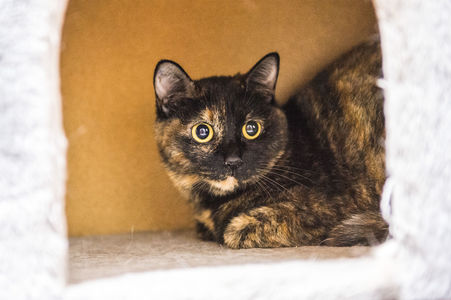
#> input picture day-097/cat.jpg, 451 x 300 px
$ python image-crop.py
#> lines starting #> are read from the running program, lines starting #| are printed output that depends on the picture
#!/usr/bin/env python3
# -*- coding: utf-8 -*-
"""
@author: 闲欢
"""
from PIL import Image

im = Image.open('cat.jpg')
#> im is the input picture: PIL image 451x300 RGB; mean R, G, B 180.5, 156.8, 132.5
print(im.size)
#| (451, 300)
im.show()

# 定义了图像的坐标位置，从左、上、右、下
box = (100, 100, 250, 250)

# 它会从左上角开始，同时向下和向右移动100像素的位置开始截取250-100的像素宽高，也就是150x150的图像
# 这里注意后两个数值要大于前两个数值，不然截取后的图像宽高为负数，会报错
region = im.crop(box)
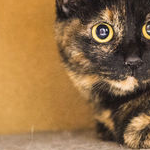
#> region: PIL image 150x150 RGB; mean R, G, B 145.7, 109.7, 68.6
print(region.size)
#| (150, 150)
region.show()

$ run again, with day-097/flower.jpg copied over day-097/cat.jpg
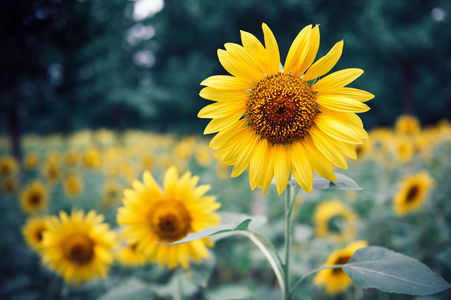
#> input picture day-097/flower.jpg, 451 x 300 px
#> im is the input picture: PIL image 451x300 RGB; mean R, G, B 110.1, 111.2, 69.8
#| (451, 300)
#> `region = im.crop(box)`:
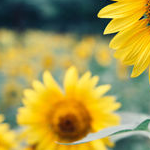
#> region: PIL image 150x150 RGB; mean R, G, B 167.6, 153.7, 73.5
#| (150, 150)
